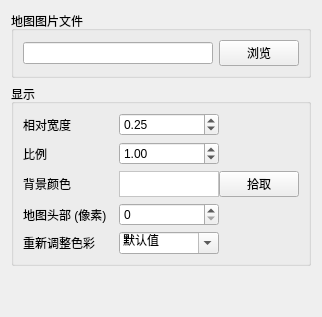
      <widget class="QWidget" name="tabMap">
       <attribute name="title">
        <string>地图</string>
       </attribute>
       <layout class="QVBoxLayout" name="verticalLayout_2">
        <item>
         <widget class="QGroupBox" name="groupBox_6">
          <property name="sizePolicy">
           <sizepolicy hsizetype="Preferred" vsizetype="Maximum">
            <horstretch>0</horstretch>
            <verstretch>0</verstretch>
           </sizepolicy>
          </property>
          <property name="title">
           <string>地图图片文件</string>
          </property>
          <layout class="QHBoxLayout" name="horizontalLayout_2">
           <item>
            <widget class="QLineEdit" name="lineEditMapImageFile">
             <property name="sizePolicy">
              <sizepolicy hsizetype="Expanding" vsizetype="Fixed">
               <horstretch>0</horstretch>
               <verstretch>0</verstretch>
              </sizepolicy>
             </property>
             <property name="minimumSize">
              <size>
               <width>100</width>
               <height>0</height>
              </size>
             </property>
             <property name="toolTip">
              <string>地图图片文件</string>
             </property>
            </widget>
           </item>
           <item alignment="Qt::AlignRight">
            <widget class="QPushButton" name="pushButtonBrowseMapImageFile">
             <property name="sizePolicy">
              <sizepolicy hsizetype="Preferred" vsizetype="Fixed">
               <horstretch>0</horstretch>
               <verstretch>0</verstretch>
              </sizepolicy>
             </property>
             <property name="text">
              <string>浏览</string>
             </property>
            </widget>
           </item>
          </layout>
         </widget>
        </item>
        <item>
         <widget class="QGroupBox" name="groupBox_10">
          <property name="title">
           <string>显示</string>
          </property>
          <layout class="QFormLayout" name="formLayout">
           <property name="fieldGrowthPolicy">
            <enum>QFormLayout::AllNonFixedFieldsGrow</enum>
           </property>
           <property name="labelAlignment">
            <set>Qt::AlignLeading|Qt::AlignLeft|Qt::AlignVCenter</set>
           </property>
           <property name="formAlignment">
            <set>Qt::AlignLeading|Qt::AlignLeft|Qt::AlignTop</set>
           </property>
           <property name="horizontalSpacing">
            <number>12</number>
           </property>
           <item row="0" column="0">
            <widget class="QLabel" name="label_17">
             <property name="sizePolicy">
              <sizepolicy hsizetype="Preferred" vsizetype="Preferred">
               <horstretch>0</horstretch>
               <verstretch>0</verstretch>
              </sizepolicy>
             </property>
             <property name="minimumSize">
              <size>
               <width>0</width>
               <height>0</height>
              </size>
             </property>
             <property name="maximumSize">
              <size>
               <width>16777215</width>
               <height>16777215</height>
              </size>
             </property>
             <property name="text">
              <string>相对宽度</string>
             </property>
            </widget>
           </item>
           <item row="0" column="1">
            <widget class="QDoubleSpinBox" name="doubleSpinBoxMapRelativeWidth">
             <property name="sizePolicy">
              <sizepolicy hsizetype="Preferred" vsizetype="Fixed">
               <horstretch>0</horstretch>
               <verstretch>0</verstretch>
              </sizepolicy>
             </property>
             <property name="minimumSize">
              <size>
               <width>100</width>
               <height>0</height>
              </size>
             </property>
             <property name="maximumSize">
              <size>
               <width>100</width>
               <height>16777215</height>
              </size>
             </property>
             <property name="toolTip">
              <string>地图的相对宽度(相对于窗口宽度)</string>
             </property>
             <property name="maximum">
              <double>1.000000000000000</double>
             </property>
             <property name="singleStep">
              <double>0.100000000000000</double>
             </property>
             <property name="value">
              <double>0.250000000000000</double>
             </property>
            </widget>
           </item>
           <item row="1" column="0">
            <widget class="QLabel" name="label_27">
             <property name="sizePolicy">
              <sizepolicy hsizetype="Preferred" vsizetype="Preferred">
               <horstretch>0</horstretch>
               <verstretch>0</verstretch>
              </sizepolicy>
             </property>
             <property name="minimumSize">
              <size>
               <width>0</width>
               <height>0</height>
              </size>
             </property>
             <property name="maximumSize">
              <size>
               <width>16777215</width>
               <height>16777215</height>
              </size>
             </property>
             <property name="text">
              <string>比例</string>
             </property>
            </widget>
           </item>
           <item row="1" column="1">
            <widget class="QDoubleSpinBox" name="doubleSpinBoxMapScale">
             <property name="sizePolicy">
              <sizepolicy hsizetype="Preferred" vsizetype="Fixed">
               <horstretch>0</horstretch>
               <verstretch>0</verstretch>
              </sizepolicy>
             </property>
             <property name="minimumSize">
              <size>
               <width>100</width>
               <height>0</height>
              </size>
             </property>
             <property name="maximumSize">
              <size>
               <width>100</width>
               <height>16777215</height>
              </size>
             </property>
             <property name="toolTip">
              <string>地图的初始比例尺</string>
             </property>
             <property name="maximum">
              <double>99999.000000000000000</double>
             </property>
             <property name="singleStep">
              <double>0.100000000000000</double>
             </property>
             <property name="value">
              <double>1.000000000000000</double>
             </property>
            </widget>
           </item>
           <item row="2" column="0">
            <widget class="QLabel" name="label_18">
             <property name="sizePolicy">
              <sizepolicy hsizetype="Preferred" vsizetype="Preferred">
               <horstretch>0</horstretch>
               <verstretch>0</verstretch>
              </sizepolicy>
             </property>
             <property name="minimumSize">
              <size>
               <width>0</width>
               <height>0</height>
              </size>
             </property>
             <property name="maximumSize">
              <size>
               <width>16777215</width>
               <height>16777215</height>
              </size>
             </property>
             <property name="text">
              <string>背景颜色</string>
             </property>
            </widget>
           </item>
           <item row="2" column="1">
            <layout class="QHBoxLayout" name="horizontalLayout_5">
             <item>
              <widget class="QLabel" name="labelMapBackgroundColor">
               <property name="minimumSize">
                <size>
                 <width>100</width>
                 <height>0</height>
                </size>
               </property>
               <property name="maximumSize">
                <size>
                 <width>100</width>
                 <height>16777215</height>
                </size>
               </property>
               <property name="toolTip">
                <string>地图背景的颜色</string>
               </property>
               <property name="styleSheet">
                <string notr="true">background-color: rgb(255, 255, 255);</string>
               </property>
               <property name="frameShape">
                <enum>QFrame::StyledPanel</enum>
               </property>
               <property name="text">
                <string/>
               </property>
              </widget>
             </item>
             <item alignment="Qt::AlignLeft">
              <widget class="QPushButton" name="pushButtonPickMapBackgroundColor">
               <property name="text">
                <string>拾取</string>
               </property>
              </widget>
             </item>
            </layout>
           </item>
           <item row="3" column="0">
            <widget class="QLabel" name="label_46">
             <property name="sizePolicy">
              <sizepolicy hsizetype="Preferred" vsizetype="Preferred">
               <horstretch>0</horstretch>
               <verstretch>0</verstretch>
              </sizepolicy>
             </property>
             <property name="minimumSize">
              <size>
               <width>0</width>
               <height>0</height>
              </size>
             </property>
             <property name="maximumSize">
              <size>
               <width>16777215</width>
               <height>16777215</height>
              </size>
             </property>
             <property name="text">
              <string>地图头部 (像素)</string>
             </property>
            </widget>
           </item>
           <item row="3" column="1">
            <widget class="QSpinBox" name="spinBoxMapHeaderCrop">
             <property name="sizePolicy">
              <sizepolicy hsizetype="Preferred" vsizetype="Fixed">
               <horstretch>0</horstretch>
               <verstretch>0</verstretch>
              </sizepolicy>
             </property>
             <property name="minimumSize">
              <size>
               <width>100</width>
               <height>0</height>
              </size>
             </property>
             <property name="maximumSize">
              <size>
               <width>100</width>
               <height>16777215</height>
              </size>
             </property>
             <property name="toolTip">
              <string>从地图图片的顶部剪裁多少像素(QuickRoute导出的图片头部高度是65像素)</string>
             </property>
             <property name="maximum">
              <number>99999</number>
             </property>
            </widget>
           </item>
           <item row="4" column="0">
            <widget class="QLabel" name="label_13">
             <property name="sizePolicy">
              <sizepolicy hsizetype="Preferred" vsizetype="Preferred">
               <horstretch>0</horstretch>
               <verstretch>0</verstretch>
              </sizepolicy>
             </property>
             <property name="minimumSize">
              <size>
               <width>0</width>
               <height>0</height>
              </size>
             </property>
             <property name="maximumSize">
              <size>
               <width>16777215</width>
               <height>16777215</height>
              </size>
             </property>
             <property name="text">
              <string>重新调整色彩</string>
             </property>
            </widget>
           </item>
           <item row="4" column="1">
            <widget class="QComboBox" name="comboBoxMapRescaleShader">
             <property name="sizePolicy">
              <sizepolicy hsizetype="Preferred" vsizetype="Fixed">
               <horstretch>0</horstretch>
               <verstretch>0</verstretch>
              </sizepolicy>
             </property>
             <property name="minimumSize">
              <size>
               <width>100</width>
               <height>0</height>
              </size>
             </property>
             <property name="maximumSize">
              <size>
               <width>100</width>
               <height>16777215</height>
              </size>
             </property>
             <property name="toolTip">
              <string>选择将用于图像重调的色彩</string>
             </property>
             <property name="editable">
              <bool>true</bool>
             </property>
             <property name="currentIndex">
              <number>0</number>
             </property>
             <item>
              <property name="text">
               <string>默认值</string>
              </property>
             </item>
             <item>
              <property name="text">
               <string>双线性</string>
              </property>
             </item>
             <item>
              <property name="text">
               <string>双三次插值</string>
              </property>
             </item>
            </widget>
           </item>
          </layout>
         </widget>
        </item>
        <item>
         <spacer name="verticalSpacer_3">
          <property name="orientation">
           <enum>Qt::Vertical</enum>
          </property>
          <property name="sizeHint" stdset="0">
           <size>
            <width>20</width>
            <height>40</height>
           </size>
          </property>
         </spacer>
        </item>
       </layout>
      </widget>
